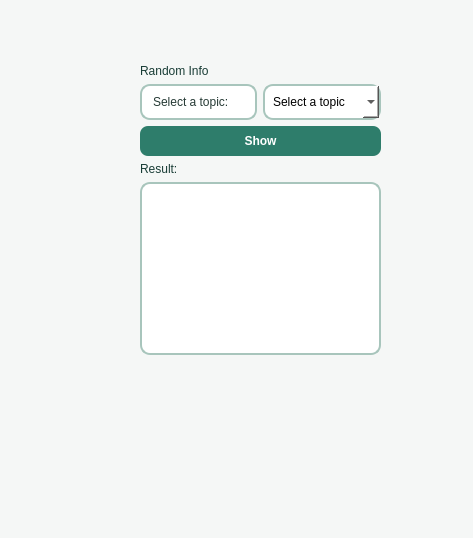
<?xml version="1.0" encoding="UTF-8"?>
<ui version="4.0">
 <class>MainWindow</class>
 <widget class="QMainWindow" name="MainWindow">
  <property name="geometry">
   <rect>
    <x>0</x>
    <y>0</y>
    <width>473</width>
    <height>538</height>
   </rect>
  </property>
  <property name="windowTitle">
   <string>MainWindow</string>
  </property>
  <property name="styleSheet">
   <string notr="true">QWidget {
    background-color: #F5F7F6;
}

QLabel {
    color: #263A35;
}

QPushButton {
    background-color: #2E7D6B;
    color: white;
    border: none;
    border-radius: 8px;
    padding: 8px 20px;
    font-weight: bold;
}

QPushButton:hover {
    background-color: #246554;
}

QComboBox {
    background-color: white;
    border: 1px solid #B8C9C3;
    border-radius: 7px;
    padding: 7px;
}

QTextEdit {
    background-color: white;
    border: 1px solid #B8C9C3;
    border-radius: 8px;
    padding: 8px;
}</string>
  </property>
  <widget class="QWidget" name="centralwidget">
   <widget class="QWidget" name="gridLayoutWidget">
    <property name="geometry">
     <rect>
      <x>140</x>
      <y>64</y>
      <width>241</width>
      <height>291</height>
     </rect>
    </property>
    <layout class="QGridLayout" name="gridLayout">
     <item row="1" column="0">
      <widget class="QLabel" name="label_topic">
       <property name="styleSheet">
        <string notr="true">QLabel {
    background-color: white;
    border: 2px solid #A8C5BC;
    border-radius: 10px;
    padding: 8px;
}</string>
       </property>
       <property name="text">
        <string>Select a topic:</string>
       </property>
      </widget>
     </item>
     <item row="1" column="1">
      <widget class="QComboBox" name="comboBox_topic">
       <property name="styleSheet">
        <string notr="true">QComboBox {
    background-color: white;
    border: 2px solid #A8C5BC;
    border-radius: 10px;
    padding: 8px;
}</string>
       </property>
       <item>
        <property name="text">
         <string>Select a topic</string>
        </property>
       </item>
       <item>
        <property name="text">
         <string>Funny</string>
        </property>
       </item>
       <item>
        <property name="text">
         <string>Motivational</string>
        </property>
       </item>
       <item>
        <property name="text">
         <string>Tech News</string>
        </property>
       </item>
       <item>
        <property name="text">
         <string>Movie</string>
        </property>
       </item>
       <item>
        <property name="text">
         <string>Game</string>
        </property>
       </item>
      </widget>
     </item>
     <item row="5" column="0" colspan="2">
      <widget class="QTextEdit" name="textEdit_result">
       <property name="styleSheet">
        <string notr="true">QTextEdit {
    background-color: white;
    border: 2px solid #A8C5BC;
    border-radius: 10px;
    padding: 10px;
}</string>
       </property>
      </widget>
     </item>
     <item row="3" column="0" colspan="2">
      <widget class="QPushButton" name="pushButton_show">
       <property name="text">
        <string>Show</string>
       </property>
      </widget>
     </item>
     <item row="4" column="0">
      <widget class="QLabel" name="label_result_title">
       <property name="styleSheet">
        <string notr="true">QLabel {
    color: #183C35;
}</string>
       </property>
       <property name="text">
        <string>Result:</string>
       </property>
      </widget>
     </item>
     <item row="0" column="0">
      <widget class="QLabel" name="label_title">
       <property name="styleSheet">
        <string notr="true">QLabel {
    color: #183C35;
}</string>
       </property>
       <property name="text">
        <string>Random Info </string>
       </property>
      </widget>
     </item>
    </layout>
   </widget>
  </widget>
  <widget class="QMenuBar" name="menubar">
   <property name="geometry">
    <rect>
     <x>0</x>
     <y>0</y>
     <width>473</width>
     <height>22</height>
    </rect>
   </property>
  </widget>
  <widget class="QStatusBar" name="statusbar"/>
 </widget>
 <resources/>
 <connections/>
</ui>
